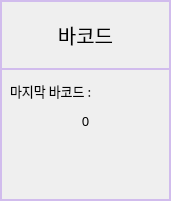
      <widget class="QFrame" name="FRAME_BARCODE">
       <property name="geometry">
        <rect>
         <x>1300</x>
         <y>720</y>
         <width>171</width>
         <height>201</height>
        </rect>
       </property>
       <property name="styleSheet">
        <string notr="true">QFrame { 
	border:2px solid #D1BCED;
} 
QLabel {
	font: 10pt &quot;함초롬돋움&quot;;
}
QPushButton {
	border:2px solid #D1BCED;
	font: 15pt &quot;함초롬돋움&quot;; 
}
QLineEdit {
	font: 10pt &quot;함초롬돋움&quot;;
}</string>
       </property>
       <property name="frameShape">
        <enum>QFrame::StyledPanel</enum>
       </property>
       <property name="frameShadow">
        <enum>QFrame::Raised</enum>
       </property>
       <widget class="QPushButton" name="BTN_DEV_INFO_BARCODE">
        <property name="geometry">
         <rect>
          <x>0</x>
          <y>0</y>
          <width>171</width>
          <height>70</height>
         </rect>
        </property>
        <property name="font">
         <font>
          <family>함초롬돋움</family>
          <pointsize>15</pointsize>
          <weight>50</weight>
          <italic>false</italic>
          <bold>false</bold>
         </font>
        </property>
        <property name="text">
         <string>바코드</string>
        </property>
       </widget>
       <widget class="QLabel" name="label_32">
        <property name="geometry">
         <rect>
          <x>10</x>
          <y>80</y>
          <width>111</width>
          <height>21</height>
         </rect>
        </property>
        <property name="font">
         <font>
          <family>함초롬돋움</family>
          <pointsize>10</pointsize>
          <weight>50</weight>
          <italic>false</italic>
          <bold>false</bold>
         </font>
        </property>
        <property name="styleSheet">
         <string notr="true">QLabel{ 
   border: 0px solid
} </string>
        </property>
        <property name="text">
         <string>마지막 바코드 :</string>
        </property>
        <property name="alignment">
         <set>Qt::AlignLeading|Qt::AlignLeft|Qt::AlignVCenter</set>
        </property>
       </widget>
       <widget class="QLabel" name="LB_BARCODE_LAST_DATA">
        <property name="geometry">
         <rect>
          <x>10</x>
          <y>110</y>
          <width>151</width>
          <height>21</height>
         </rect>
        </property>
        <property name="font">
         <font>
          <family>함초롬돋움</family>
          <pointsize>10</pointsize>
          <weight>50</weight>
          <italic>false</italic>
          <bold>false</bold>
         </font>
        </property>
        <property name="styleSheet">
         <string notr="true">QLabel{ 
   border: 0px solid
} </string>
        </property>
        <property name="text">
         <string>0</string>
        </property>
        <property name="alignment">
         <set>Qt::AlignCenter</set>
        </property>
       </widget>
      </widget>
